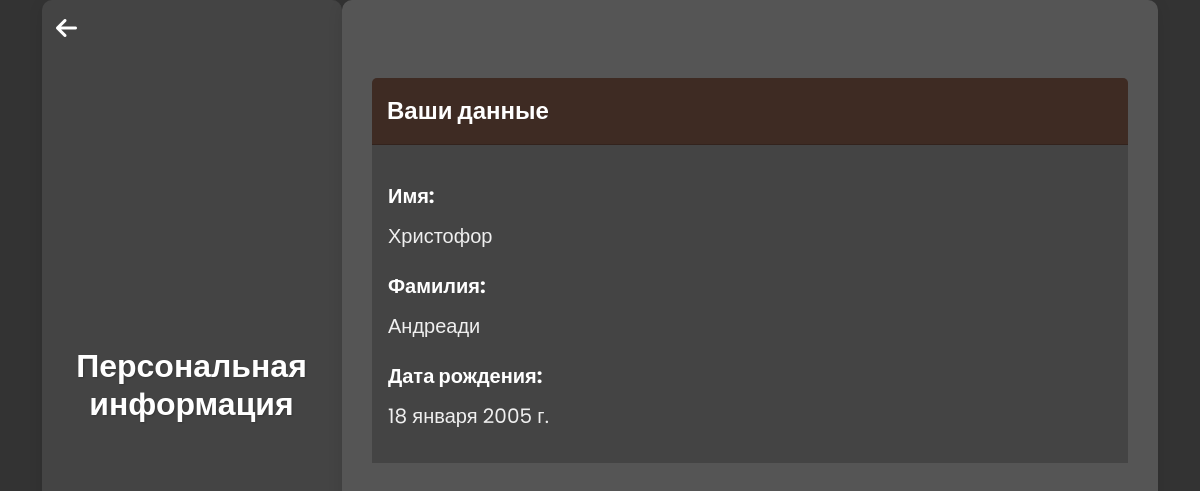
The page /profile/personal-info/ (signed in) on the database as committed earlier.
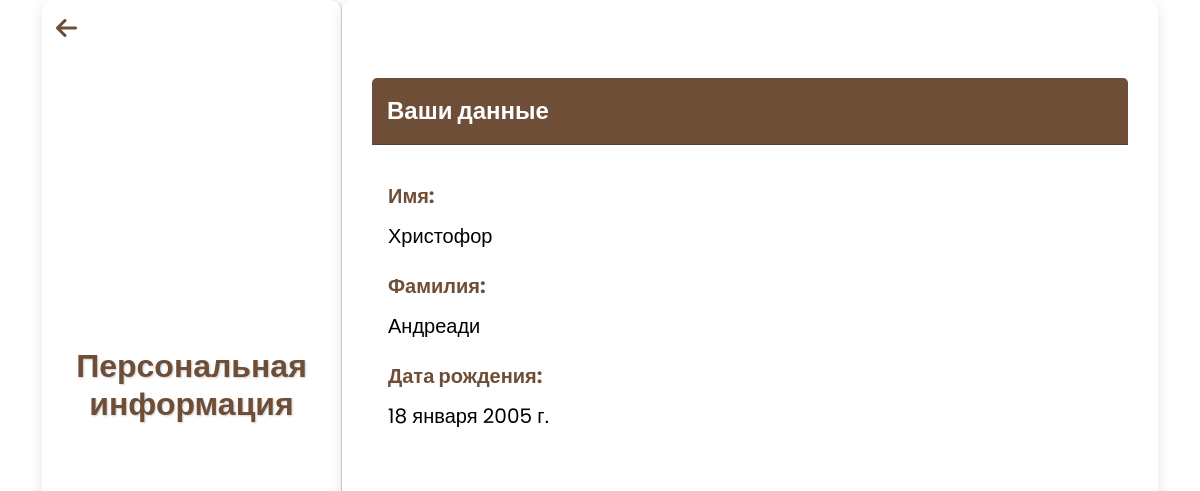
The same page on the database as committed later.
### main/models.py (models this page shows, shortened)
class RegUser(AbstractBaseUser, PermissionsMixin):
    email = models.EmailField(unique=True)
    firstname = models.CharField(max_length=30)
    lastname = models.CharField(max_length=30)
    birthdate = models.DateField('День рождения')
    is_active = models.BooleanField(default=True)
    is_staff = models.BooleanField(default=False)
    dark_mode = models.BooleanField(default=False)
    general_emails = models.BooleanField(default=False)
    personalized_emails = models.BooleanField(default=False)
    objects = RegUserManager()
    USERNAME_FIELD = 'email'
    REQUIRED_FIELDS = ['firstname', 'lastname', 'birthdate']

### main/views.py (the view)
# urls.py: path('personal-info/', login_required(views.personal_info), name='personal_info'),
@login_required
def personal_info(request):
    user = request.user
    context = {
        'firstname': user.firstname,
        'lastname': user.lastname,
        'birthdate': user.birthdate,
    }
    return render(request, 'main/dropdown-menu/personal_info.html', context)

### main/templates/main/dropdown-menu/personal_info.html (shortened to what this page needs)
<!DOCTYPE html>
<html lang="ru" class="{% if user.dark_mode %}dark-theme{% endif %}">
<head>
    <link href="https://cdn.jsdelivr.net/npm/bootstrap@5.3.3/dist/css/bootstrap.min.css" rel="stylesheet">
    <link rel="stylesheet" href="https://cdnjs.cloudflare.com/ajax/libs/font-awesome/6.5.1/css/all.min.css">
</head>
<body>
    <div class="container">
        <div class="sidebar">
            <button class="back-button" onclick="window.location.href='/profile'">
                <i class="fas fa-arrow-left"></i>
            </button>
            <h1>Персональная информация</h1>
        </div>
        <div class="content">
            <div class="card mt-5">
                <div class="card-header">
                    Ваши данные
                </div>
                <div class="card-body">
                    <p class="form-label">Имя:</p>
                    <p class="user-data">{{ firstname }}</p>
                    <p class="form-label">Фамилия:</p>
                    <p class="user-data">{{ lastname }}</p>
                    <p class="form-label">Дата рождения:</p>
                    <p class="user-data">{{ birthdate }}</p>
                </div>
            </div>
        </div>
    </div>
</body>
</html>

Rows that differ between the two databases and show on the page:
changed RegUser "Христофор": dark_mode True → False (drawn)
